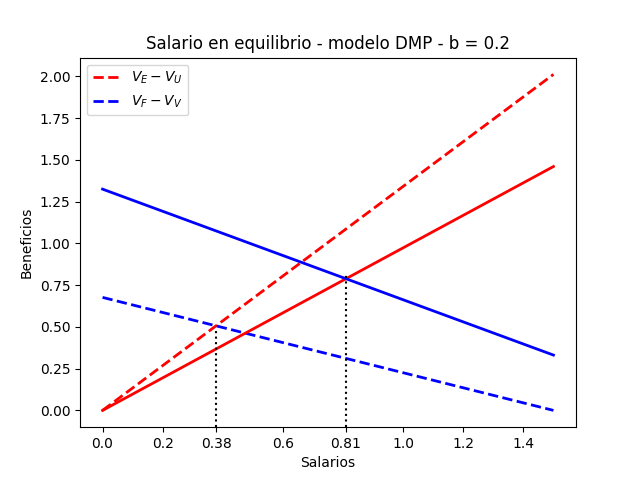

This figure's Python source:
import numpy as np
import matplotlib.pyplot as plt



# Variables conocidas
beta = 0.5
gamma = 1 - beta
K = 1
r = 0.04
b = 0.2
C = 1
L_barra = 100

# Funcion busca E de equilibrio
def E_eq(A):
    E = np.linspace(0, 99.99, num=100000)
    V = ( (b * E) / (K * (L_barra - E) )**beta )**(1/gamma)
    alpha = (b*E) / V
    a = (b*E) / (L_barra - E)
    Vv = (-C + ( alpha / (a + alpha + 2*b + 2*r)  ) * A)/r
    E_equilibrio = None
    for i, e in zip(r*Vv, E):
        if abs(i) <= 0.001:
            E_equilibrio = e
            break
    return E_equilibrio

##################################################
# SALARIOS con A low
##################################################
A_l = 1.5

# variable independiente w
w = np.linspace(0, 1.5, num=10000)

E_equilibrio_l = E_eq(A_l)

# Evaluamos en el equilibrio
V = ( (b * E_equilibrio_l) / (K * (L_barra - E_equilibrio_l) )**beta )**(1/gamma)
alpha = (b*E_equilibrio_l) / V
a = (b*E_equilibrio_l) / (L_barra - E_equilibrio_l)
w_l_eq = round(((a+b+r)*A_l)/(a+alpha+2*b+2*r), 3)

# var dependiente
VEVU_l = w/(a+b+r)
VFVV_l = (A_l-w)/(alpha+b+r)

# ploteamos
fig, ax = plt.subplots()
ax.plot(w, VEVU_l, color='red', linewidth=2, linestyle="--", label=r"$V_{E}-V_{U}, A_{\text{low}}$") 
ax.plot(w, VFVV_l, color='blue', linewidth=2, linestyle="--", label=r"$V_{F}-V_{V}, A_{\text{low}}$") 



##################################################
# SALARIOS con A high
##################################################
A_h = 2

# Buscamos E de equilibrio
E_equilibrio_h = E_eq(A_h)

# Evaluamos en el equilibrio
V = ( (b * E_equilibrio_h) / (K * (L_barra - E_equilibrio_h) )**beta )**(1/gamma)
alpha = (b*E_equilibrio_h) / V
a = (b*E_equilibrio_h) / (L_barra - E_equilibrio_h)
w_h_eq = round(((a+b+r)*A_h)/(a+alpha+2*b+2*r), 3)

VEVU_h = w/(a+b+r)
VFVV_h = (A_h-w)/(alpha+b+r)


ax.plot(w, VEVU_h, color='red', linewidth=2, label=r"$V_{E}-V_{U}, A_{\text{high}}$") 
ax.plot(w, VFVV_h, color='blue', linewidth=2, label=r"$V_{F}-V_{V}, A_{\text{high}}$") 


# labels
plt.legend(loc='upper left')
ax.set_title(f"Salario en equilibrio - modelo DMP - b = {b}")
ax.set_ylabel('Beneficios')
ax.set_xlabel('Salarios')



ax.axvline(x=w_h_eq, color='black', linestyle=':', ymin=0, 
           ymax=(w_h_eq - ax.get_ylim()[0]) / (ax.get_ylim()[1] - ax.get_ylim()[0]) - 0.02) 

ax.axvline(x=w_l_eq, color='black', linestyle=':', ymin=0, 
           ymax=(w_l_eq - ax.get_ylim()[0]) / (ax.get_ylim()[1] - ax.get_ylim()[0]) + 0.05) 


# agrega label en el tick de w de equilibrio
t = sorted( list(ax.get_xticks()) + [w_h_eq, w_l_eq] )
del t[0]
del t[-1]
del t[3]
del t[-5]
print(t)
labels = [round(i, 2) for i in t]
plt.xticks(ticks=t, labels = labels, fontsize=10)
plt.ylim([0, 2])
fig.savefig("DMP-salario-b=02.png")
plt.show()